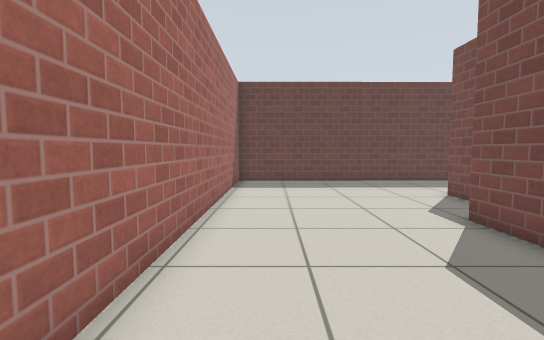
View 1 (above)

15 first-person views from a walk through a robot-simulator world made for Gazebo. The camera is 0.81 m above the floor, tilts 4° down and sees 85° across. The floor is counted in squares, 0.5 m on a side. Each view is taken from the middle of a square. On the plan, view 1 faces up. The plan holds only what a view shows up to about 15 squares ahead; the rest is blank. Gazebo's built-in surfaces are drawn with simple patterns.

View 2
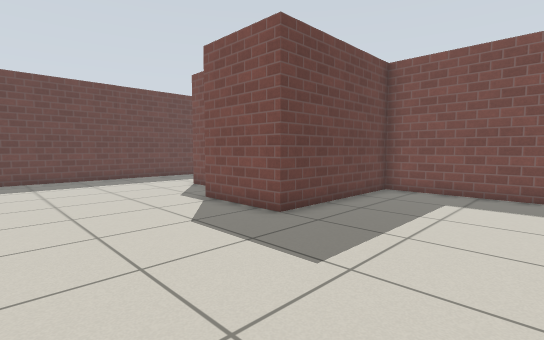

View 3
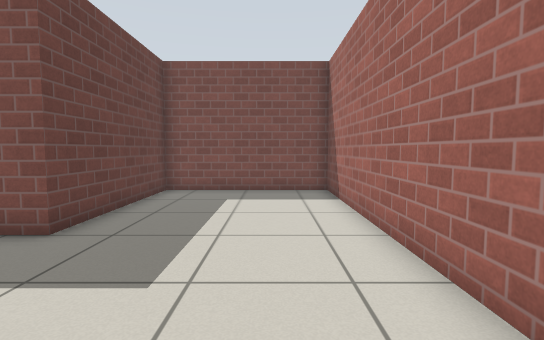

View 4
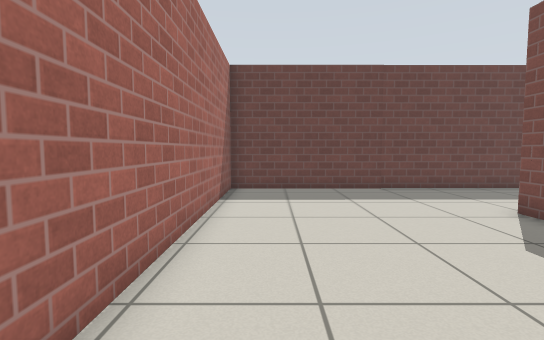

View 5
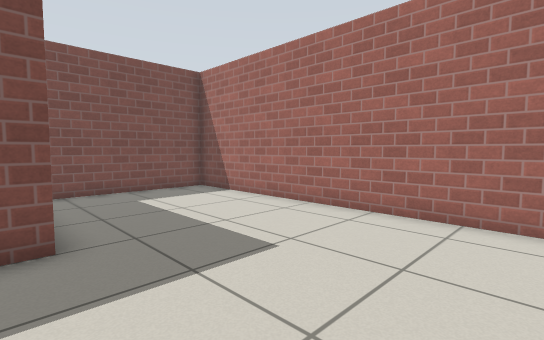

View 6
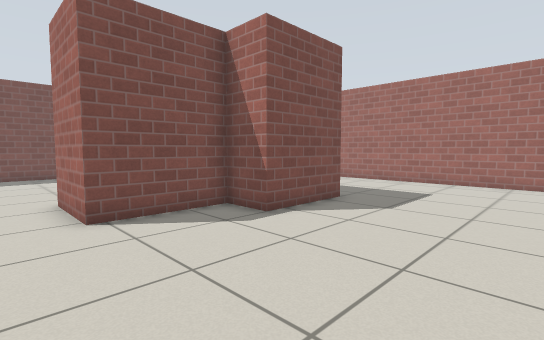

View 7
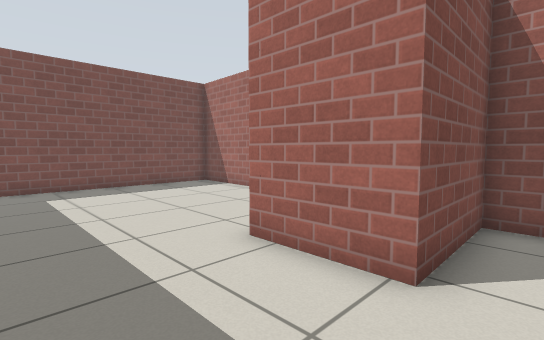

View 8
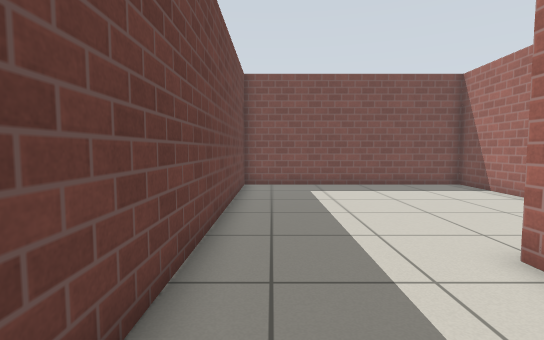

View 9
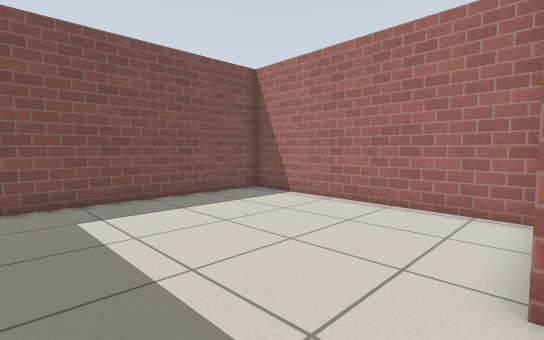

View 10
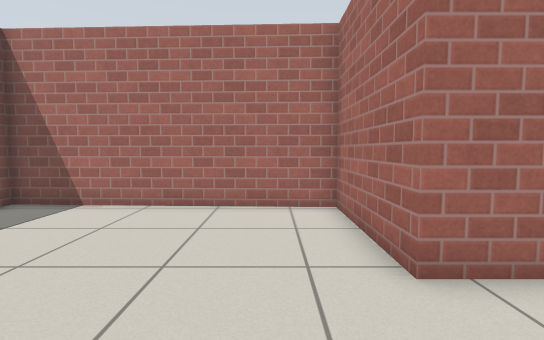

View 11
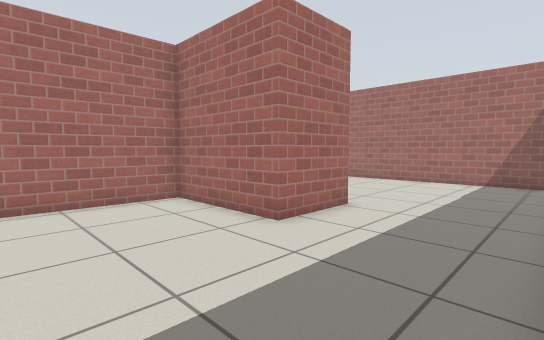

View 12
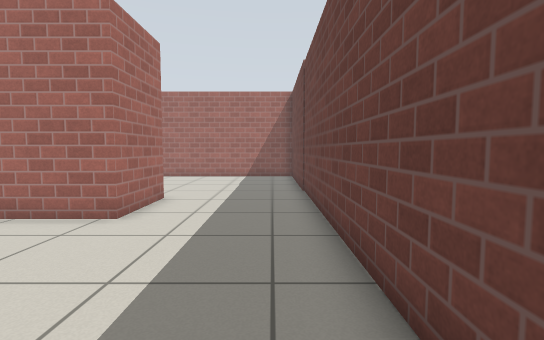

View 13
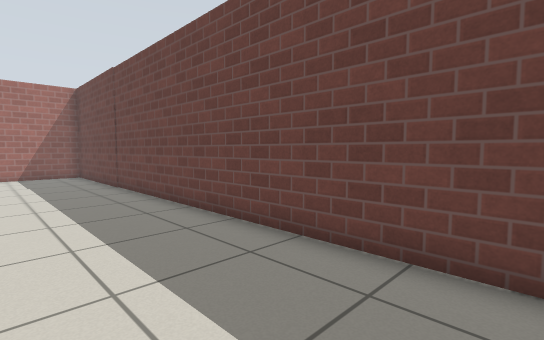

View 14
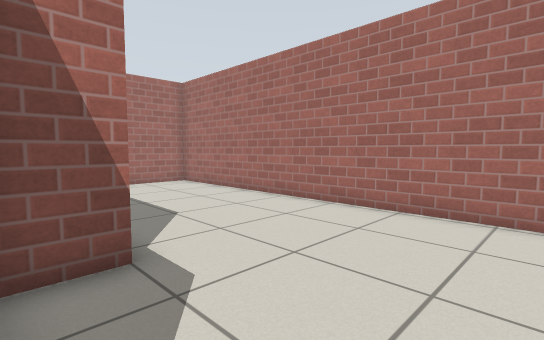

View 15
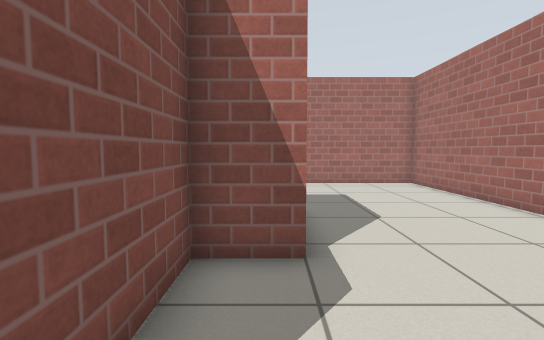

### Floor plan
Points are (right, up) in squares from view 1. A wall is a line through its corners. A room is listed if a view was taken in it or the views show most of it. See-through windows are left out.
Room 1 (views 1, 2, 3, 4, 5, 6, 14, 15)
walls: (4.5, 15.2) (-1.7, 15.2) (-1.7, -3.2) (10.7, -3.2) (10.7, 3.2) (4.5, 3.2) (4.5, 6.7) (6.2, 6.7) (6.2, 10.4)
ways out: opening at (5, 12.5) to room 2
Room 2 (views 7, 8, 9, 10, 11, 12, 13)
walls: (6.2, 10.4) (9.2, 10.4) (9.2, 5.8) (18.6, 5.4) (18.6, 15.2) (4.5, 15.2)
ways out: opening at (5, 12.5) to room 1

Positions as (right, up) in squares from view 1, and headings:
1: (0, 0), facing up
2: (-1, -2), facing up-right
3: (-1, -1), facing right
4: (0, 3), facing up
5: (-1, 4), facing down-right
6: (-1, 12), facing down-right
7: (5, 14), facing down-right
8: (5, 14), facing right
9: (9, 14), facing down-right
10: (11, 14), facing down
11: (14, 15), facing down-left
12: (16, 14), facing left
13: (18, 11), facing up-left
14: (6, 11), facing down-left
15: (5, 11), facing down
